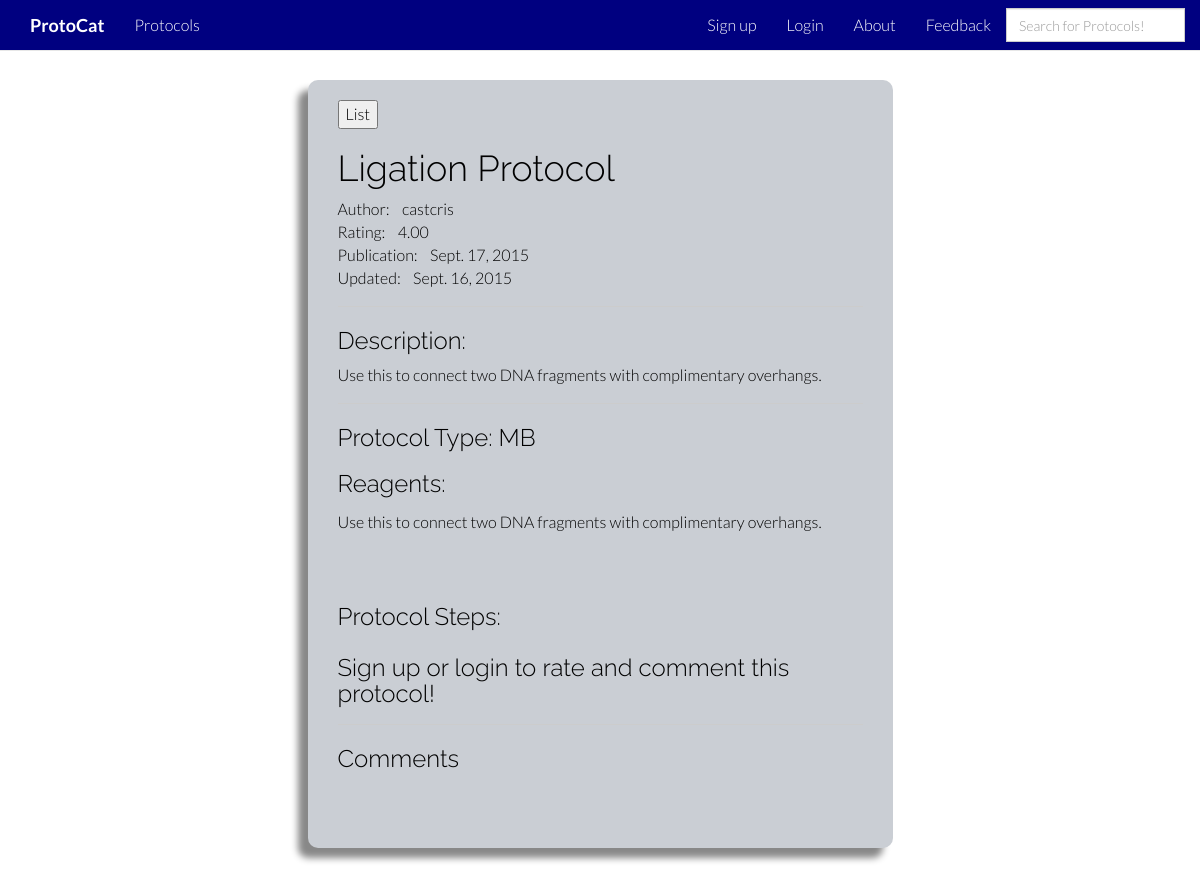
Screenshot of /protocol_display/115/ with the database file from the repository.
### protocat_app/models.py (models this page shows, shortened)
class Protocol(models.Model):
    id = models.AutoField(primary_key=True)
    title = models.TextField()
    author = models.CharField(max_length=50)
    date_of_upload = models.DateField(auto_now_add=True)
    date_modified = models.DateField(auto_now=True)
    description = models.TextField(blank=True)
    protocol_type = models.CharField(max_length=2, choices=PROTOCOL_TYPES, null=True, blank=True)
    rating = models.DecimalField(
        validators=[MinValueValidator(0.0), MaxValueValidator(5.0)],
        max_digits=3, decimal_places=2, default=2.50)
    num_ratings = models.IntegerField(default=0)
    user_rated = models.TextField(default='')
    reagents = models.TextField(default='')
    protocol_steps = models.TextField(default='')

### protocat_app/views.py (the view)
# urls.py: url(r'^protocol_display/(?P<protocol_id>[0-9]+)/$', views.protocol_display, name='protocol_display'),
def protocol_display(request, protocol_id):
    protocol_items = Protocol.objects.get(id=protocol_id)
    steps = protocol_items.protocol_steps
    current_user = str(request.user)
    return render(request, 'protocat_app/protocol_display.html', {'protocol_items':protocol_items, 'steps':steps,'current_user':current_user})

### protocat_app/templates/protocat_app/protocol_display.html (shortened to what this page needs)
{% extends 'base.html' %}
{% load staticfiles %}
{% load comments %}
{% block content %}
        <div class="row">
            <div class="col-md-3"></div>
            <div class="col-md-6">
                <div class="protocol_display_box">
                    <form action="/protocol_list">
                        <input type="submit" value="List">
                    </form>
                    <h1>{{protocol_items.title}}</h1>
                    Author:&nbsp&nbsp&nbsp&nbsp{{protocol_items.author}}
                    <br>
                    Rating:&nbsp&nbsp&nbsp&nbsp{{protocol_items.rating}}
                    <br>
                    Publication:&nbsp&nbsp&nbsp&nbsp{{protocol_items.date_of_upload}}
                    <br>
                    Updated:&nbsp&nbsp&nbsp&nbsp{{protocol_items.date_modified}}
                    <hr>
                    {% if protocol_items.description %}
                        <h3>Description:</h3>
                    {{protocol_items.description}}
                    <hr>
                    {% endif %}
                    <h3>Protocol Type:  {{protocol_items.protocol_type}}</h3>
                    <h3>Reagents: </h3> <p>{{protocol_items.reagents|linebreaksbr}}</p>
                    <br>
                    <h3>Protocol Steps: </h3> <p>{{steps|linebreaksbr}}</p>
                    {% if not user.is_authenticated %}
                            <h3>Sign up or login to rate and comment this protocol!</h3>
                            {% endif %}
                    <hr>
                    <h3>Comments</h3>
                    <br>
                    {% get_comment_form for protocol_items as form %}
                    <br>
                </div>
            </div>
        </div>
{% endblock %}

### protocat_app/static/stylesheets/root_index.css (style rules this page uses)
body { background-color: white; font-family: "Lato"; font-weight: 300; font-size: 16px; color: black; padding-top: 50px; -webkit-font-smoothing: antialiased; -webkit-overflow-scrolling: touch; }
h1, h2, h3, h4, h5, h6 { font-family: "Raleway"; font-weight: 300; color: black; }
p { line-height: 28px; margin-bottom: 25px; color:black; }
hr { display: block; height: 1px; border: 0; border-top: 1px solid #ccc; margin: 1em 0; padding: 0; }
input { color:black; }

### protocat_app/static/stylesheets/protocol_display.css (style rules this page uses)
.protocol_display_box { box-shadow: -10px 10px 7px #888888; margin-top: 30px; margin-bottom: 50px; padding-left: 30px; padding-right: 30px; padding-top: 20px; padding-bottom: 20px; background-color: #CACED4; border-radius: 10px; color:black; }

### rows the page displays
Protocol: title "Ligation Protocol", author "castcris", rating "4.00", date_of_upload "Sept. 17, 2015", date_modified "Sept. 16, 2015", description "Use this to connect two DNA fragments with complimentary overhangs.", protocol_type "MB", reagents "Use this to connect two DNA fragments with complimentary overhangs."
